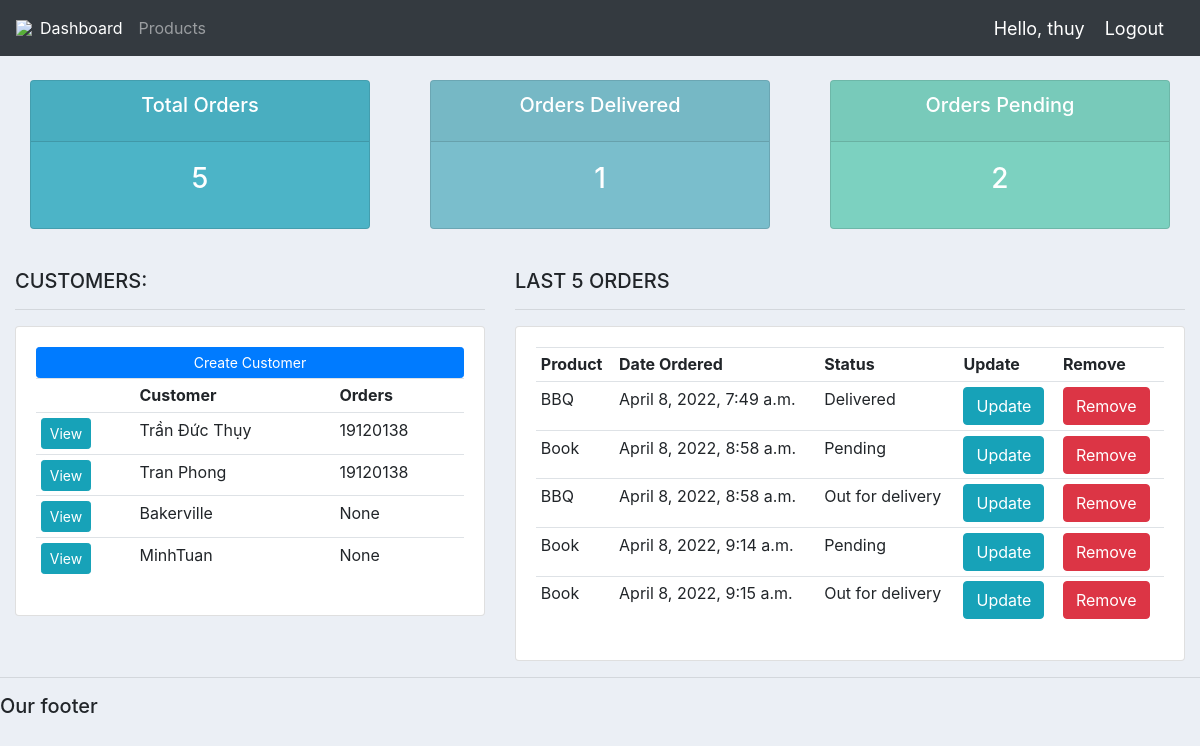
The app's page / (signed in) with its own data.
### accounts/models.py (models this page shows, shortened)
class Customer(models.Model):
    id = models.AutoField(primary_key=True)
    user = models.OneToOneField(User, null=True,blank=True, on_delete=models.CASCADE)
    name = models.CharField(max_length=200, null=True)
    phone = models.CharField(max_length=200, null=True)
    email = models.CharField(max_length=200, null=True)
    profile_pic = models.ImageField(default="Profile.jpg", null=True, blank=True)
    date_created = models.DateTimeField(auto_now_add=True, null=True)

class Order(models.Model):
    STATUS = (
        ('Pending', 'Pending'),
        ('Out for delivery', 'Out for delivery'),
        ('Delivered', 'Delivered'),
    )
    id = models.AutoField(primary_key=True)
    customer = models.ForeignKey(Customer, null=True, on_delete=models.SET_NULL)
    product = models.ForeignKey(Product, null=True, on_delete=models.SET_NULL)
    date_created = models.DateTimeField(auto_now_add=True, null=True)
    status = models.CharField(max_length=200, null=True, choices=STATUS)
    tags = models.ManyToManyField(Tag)

class Product(models.Model):
    CATEGORY = (
        ('Indoor', 'Indoor'),
        ('Out Door', 'Out Door'),
    )
    id = models.AutoField(primary_key=True)
    name = models.CharField(max_length=200, null=True)
    price = models.FloatField(null=True)
    category = models.CharField(max_length=200, null=True, choices=CATEGORY)
    description = models.CharField(max_length=200, null=True)
    date_created = models.DateTimeField(auto_now_add=True, null=True)

### accounts/views.py (the view)
# urls.py: path("", views.home, name="home"),
@login_required(login_url='login')
def home(request):
    orders = Order.objects.all()
    customers = Customer.objects.all()
    total_customers = customers.count()
    total_orders = orders.count()
    delivered = orders.filter(status='Delivered').count()
    pending = orders.filter(status='Pending').count()
    context = {'orders': orders, 'customers': customers, 'total_orders': total_orders, 'delivered': delivered,
               'pending': pending}
    return render(request, 'accounts/dashboard.html', context)

### accounts/templates/accounts/dashboard.html
{%  extends 'accounts/main.html' %}
{% block content %}
{%  include 'accounts/status.html' %}
<br>
<div class="row">
	<div class="col-md-5">
		<h5>CUSTOMERS:</h5>
		<hr>
		<div class="card card-body">
			<a class="btn btn-primary  btn-sm btn-block" href="">Create Customer</a>
			<table class="table table-sm">
				<tr>
					<th></th>
					<th>Customer</th>
					<th>Orders</th>
				</tr>
				{% for customer in customers %}
				<tr>
					<td><a class="btn btn-sm btn-info" href="{% url 'customers' customer.id %}">View</a></td>
					<td>{{customer.name}}</td>
					<td>{{customer.phone}}</td>
				</tr>
				{% endfor %}
			</table>
		</div>
	</div>
	<div class="col-md-7">
		<h5>LAST 5 ORDERS</h5>
		<hr>
		<div class="card card-body">
			<table class="table table-sm">
				<tr>
					<th>Product</th>
					<th>Date Ordered</th>
					<th>Status</th>
					<th>Update</th>
					<th>Remove</th>
				</tr>
				{% for order in orders %}
				<tr>
					<td>{{order.product.name}}</td>
					<td>{{order.date_created}}</td>
					<td>{{order.status}}</td>
					<td><a class="btn btn-primary  btn-info" href="{% url 'update_order' order.id %}">Update</a></td>
					<td><a class="btn btn-primary  btn-danger" href="{% url 'delete_order' order.id %}">Remove</a></td>
				</tr>
				{% endfor %}
			</table>
		</div>
	</div>
</div>
{% endblock %}

### accounts/templates/accounts/navbar.html (shortened to what this page needs)
{% load static %}
<nav class="navbar navbar-expand-lg navbar-dark bg-dark">
 <img src="{% static 'images/logo.png' %}">
  <div class="collapse navbar-collapse" id="navbarNav">
    <ul class="navbar-nav">
      {% if request.user.is_staff %}
      <li class="nav-item active">
        <a class="nav-link" href="{% url 'home' %}">Dashboard</a>
      </li>
      <li class="nav-item">
        <a class="nav-link" href="{% url 'products' %}">Products</a>
      </li>
      {% else %}
       <li class="nav-item">
        <a class="nav-link" href="{% url 'account' %}">Settings</a>
      </li>
      {% endif %}
    </ul>
  </div>
  <span class="hello-msg">Hello, {{request.user}}</span>
  <span ><a  class="hello-msg" href="{% url 'logout' %}">Logout</a></span>
</nav>

### static/css/main.css (style rules this page uses)
body { background-color: #ebeff5; }

### accounts/templates/accounts/navbar.html (style rules this page uses)
.hello-msg { font-size: 18px; color: #fff; margin-right: 20px; }

### records on screen
Customer: name "Trần Đức Thụy", phone "19120138"
Customer: name "Tran Phong", phone "19120138"
Customer: name "Bakerville", phone "None"
Customer: name "MinhTuan", phone "None"
Order: product.name "BBQ", date_created "April 8, 2022, 7:49 a.m.", status "Delivered"
Order: product.name "Book", date_created "April 8, 2022, 8:58 a.m.", status "Pending"
Order: product.name "BBQ", date_created "April 8, 2022, 8:58 a.m.", status "Out for delivery"
Order: product.name "Book", date_created "April 8, 2022, 9:14 a.m.", status "Pending"
Order: product.name "Book", date_created "April 8, 2022, 9:15 a.m.", status "Out for delivery"

### other values on screen
{{ request.user }} "thuy"
{{ total_orders }} "5"
{{ delivered }} "1"
{{ pending }} "2"
